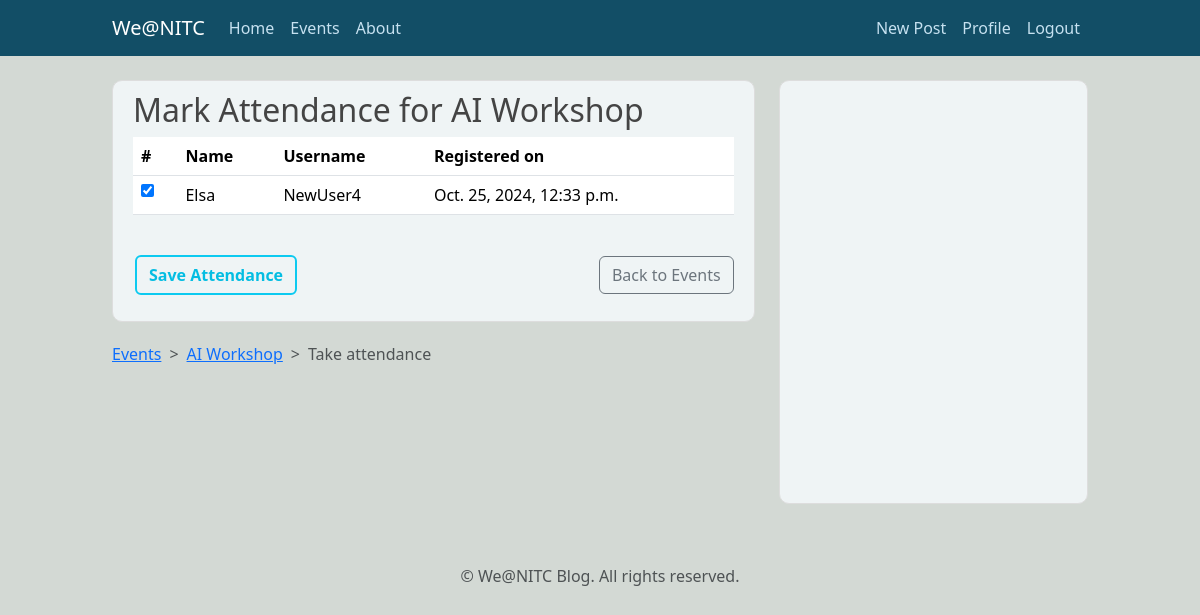
The page /events/event/3/attendance (signed in) on the database as committed earlier.
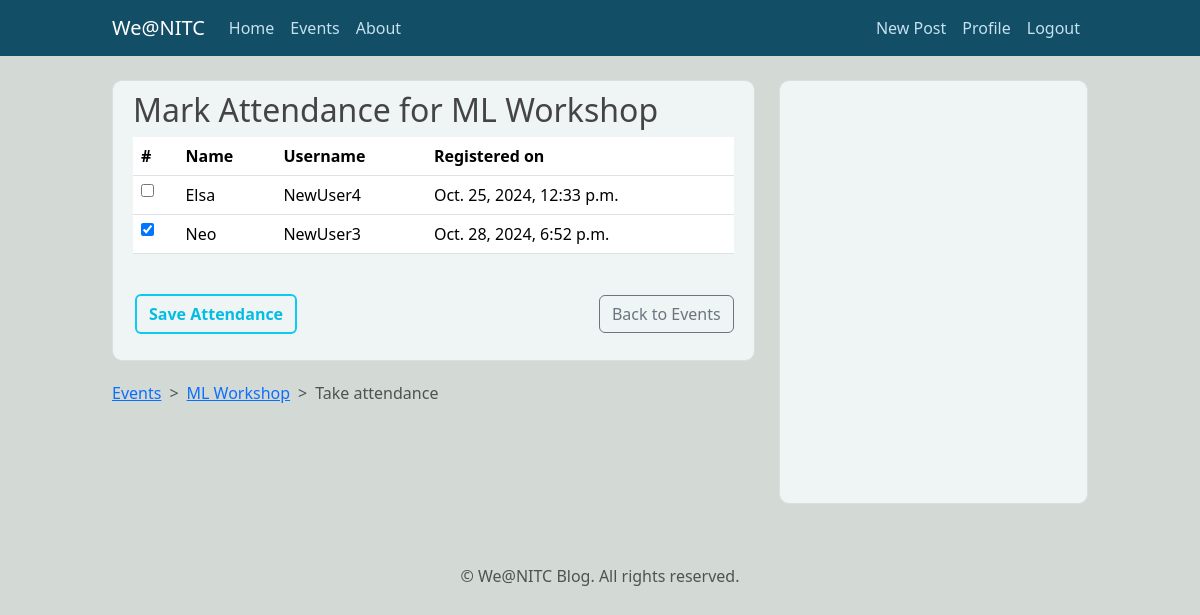
The same page on the database as committed later.
### events/models.py (models this page shows, shortened)
class Event(models.Model):
    name = models.CharField(max_length=255)
    description = models.TextField()
    date = models.DateField()
    organizer = models.ForeignKey(User, on_delete=models.CASCADE, related_name="organized_events")

class EventParticipant(models.Model):
    event = models.ForeignKey(Event, on_delete=models.CASCADE, related_name="participants")
    user = models.ForeignKey(User, on_delete=models.CASCADE, related_name='registered_events')
    registered_at = models.DateTimeField(auto_now_add=True)
    attended = models.BooleanField(default=False)  # New field for attendance
    class Meta:
        unique_together = ('event', 'user')  # Each user can only participate once

### events/views.py (the view, shortened to what this page needs)
# urls.py: path('event/<int:pk>/attendance',views.MarkAttendanceView.as_view(),name='attendance')
class MarkAttendanceView(LoginRequiredMixin, UserPassesTestMixin, ListView):
    model = EventParticipant
    template_name = 'events/mark_attendance.html'
    context_object_name = 'participants'
    def get_queryset(self):
        event = get_object_or_404(Event, pk=self.kwargs['pk'])
        return EventParticipant.objects.filter(event=event)
    def get_context_data(self, **kwargs):
        context = super().get_context_data(**kwargs)
        context['event'] = get_object_or_404(Event, pk=self.kwargs['pk'])  # Add the event to context
        return context
    def test_func(self):
        event = get_object_or_404(Event, pk=self.kwargs['pk'])
        return self.request.user == event.organizer

### events/templates/events/mark_attendance.html (shortened to what this page needs)
{% extends "blog/base.html" %}
{% block content %}
<article class="media content-section " >
  <h2>Mark Attendance for {{ event.name }}</h2>
  <form method="post">
    <table class="table">
      <thead>
        <tr>
          <th scope="col">#</th>
          <th scope="col">Name</th>
          <th scope="col">Username</th>
          <th scope="col">Registered on</th>
        </tr>
      </thead>
      <tbody>
        {% for participant in participants %}
        <tr>
          <td><input type="checkbox" name="attended_{{ participant.id }}" {% if participant.attended %}checked{% endif %}></td>
          <td>{{ participant.user.first_name }}</td>
          <td>{{ participant.user.username }}</td>
          <td>{{ participant.registered_at }}</td>
        </tr>
        {% endfor %}
      </tbody>
    </table>
    <div class="form-group d-flex align-items-center justify-content-between">
    <button type="submit" class="btn btn-outline-info btn-outline-custom mt-4">Save Attendance</button>
    <a class="btn btn-outline-secondary mt-4" href="{% url 'event-detail' event.id %}">
      Back to Events
    </a>
    </div>
  </form>
</article>
<nav style="--bs-breadcrumb-divider: '>';" aria-label="breadcrumb">
  <ol class="breadcrumb">
      <li class="breadcrumb-item"><a href="{% url 'event-list' %}">Events</a></li>
      <li class="breadcrumb-item"><a href="{% url 'event-detail' event.id %}" >{{ event.name }}</a></li>
      <li class="breadcrumb-item active" aria-current="page">Take attendance</li>
  </ol>
</nav>
{% endblock %}

Rows that differ between the two databases and show on the page:
changed Event: name "AI Workshop" → "ML Workshop"
changed EventParticipant "Oct. 25, 2024, 12:33 p.m.": attended "☑" → "☐"
added EventParticipant: attended "☑", user.first_name "Neo", user.username "NewUser3", registered_at "Oct. 28, 2024, 6:52 p.m."
